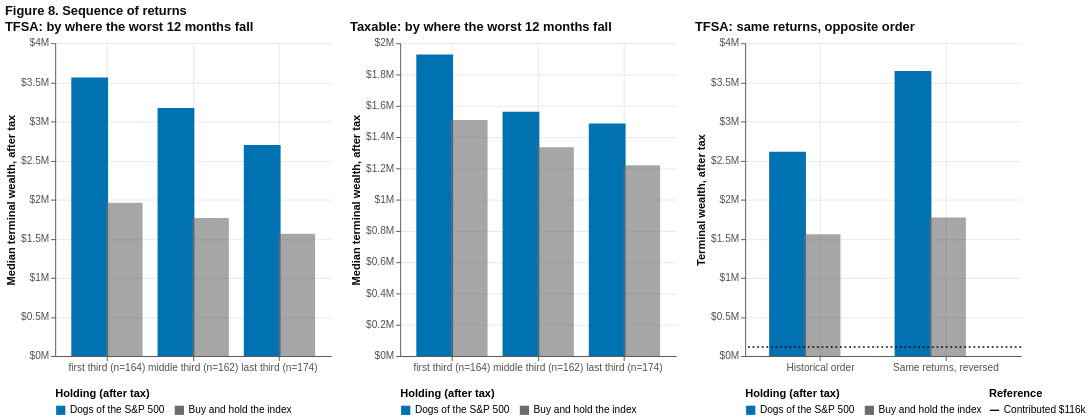

Notebook code cell kept with this figure:
### Markdown cell above
**Figure 8.** Median terminal wealth after tax by where the path's worst 12 months fall (first, middle or last third of the plan), and the historical path in order against the same returns reversed, with the net money put in. **Tooltip:** on a bar, the holding, the group, the exact dollars, the number of paths in the group and the share of the dogs' paths below the goal; on the reversal bars, the holding, the order and the dollars. Hover over any mark for its exact values; drag to pan and scroll to zoom (JupyterLab or VS Code; elsewhere the picture is static).

### Code cell
show(panels([pch.sequence_chart(mcs["tfsa"], strategy_label=DOGS_LABEL, index_label=INDEX_LABEL, width=300, title="TFSA: by where the worst 12 months fall"),
             pch.sequence_chart(mcs["taxable"], strategy_label=DOGS_LABEL, index_label=INDEX_LABEL, width=300, title="Taxable: by where the worst 12 months fall"),
             pch.reversal_chart(mcs["tfsa"], strategy_label=DOGS_LABEL, index_label=INDEX_LABEL, width=300, title="TFSA: same returns, opposite order")],
            "Figure 8. Sequence of returns"))

### Figure 1 — Vega-Lite specification as saved in the notebook (floating-point values rounded to 4 significant figures)
{"$schema": "https://vega.github.io/schema/vega-lite/v5.20.1.json", "config": {"axis": {"domainColor": "#52514e", "grid": true, "gridColor": "#E6E6E6", "labelColor": "#52514e", "labelFontSize": 11, "tickColor": "#52514e", "titleColor": "#0b0b0b", "titleFontSize": 12}, "legend": {"labelFontSize": 11, "titleFontSize": 12}, "title": {"anchor": "start", "color": "#0b0b0b", "fontSize": 14, "subtitleColor": "#52514e"}, "view": {"continuousHeight": 300, "continuousWidth": 300, "stroke": null}}, "datasets": {"data-1f3c7858a2e4cf57634563555e6ee1da": [{"holding": "Dogs of the S&P 500", "n": 164, "short": 0.372, "short_txt": "37%", "third": "first third (n=164)", "wealth": 1928000.0}, {"holding": "Buy and hold the index", "n": 164, "short": null, "short_txt": "-", "third": "first third (n=164)", "wealth": 1508000.0}, {"holding": "Dogs of the S&P 500", "n": 162, "short": 0.4877, "short_txt": "49%", "third": "middle third (n=162)", "wealth": 1561000.0}, {"holding": "Buy and hold the index", "n": 162, "short": null, "short_txt": "-", "third": "middle third (n=162)", "wealth": 1335000.0}, {"holding": "Dogs of the S&P 500", "n": 174, "short": 0.5057, "short_txt": "51%", "third": "last third (n=174)", "wealth": 1487000.0}, {"holding": "Buy and hold the index", "n": 174, "short": null, "short_txt": "-", "third": "last third (n=174)", "wealth": 1220000.0}], "data-2c4da66964d055dd02bf51bd4671894f": [{"series": "Contributed $116k", "y": 115900.0}], "data-c2b49dff49b362743ddaf40b6ba20fa8": [{"holding": "Dogs of the S&P 500", "order": "Historical order", "wealth": 2612000.0}, {"holding": "Buy and hold the index", "order": "Historical order", "wealth": 1558000.0}, {"holding": "Dogs of the S&P 500", "order": "Same returns, reversed", "wealth": 3644000.0}, {"holding": "Buy and hold the index", "order": "Same returns, reversed", "wealth": 1772000.0}], "data-d718c0a84f35866576345cf891dcd3c9": [{"holding": "Dogs of the S&P 500", "n": 164, "short": 0.1524, "short_txt": "15%", "third": "first third (n=164)", "wealth": 3561000.0}, {"holding": "Buy and hold the index", "n": 164, "short": null, "short_txt": "-", "third": "first third (n=164)", "wealth": 1960000.0}, {"holding": "Dogs of the S&P 500", "n": 162, "short": 0.284, "short_txt": "28%", "third": "middle third (n=162)", "wealth": 3171000.0}, {"holding": "Buy and hold the index", "n": 162, "short": null, "short_txt": "-", "third": "middle third (n=162)", "wealth": 1766000.0}, {"holding": "Dogs of the S&P 500", "n": 174, "short": 0.2931, "short_txt": "29%", "third": "last third (n=174)", "wealth": 2699000.0}, {"holding": "Buy and hold the index", "n": 174, "short": null, "short_txt": "-", "third": "last third (n=174)", "wealth": 1564000.0}]}, "hconcat": [{"data": {"name": "data-d718c0a84f35866576345cf891dcd3c9"}, "height": 340, "layer": [{"encoding": {"color": {"field": "holding", "legend": {"orient": "bottom", "title": "Holding (after tax)"}, "scale": {"domain": ["Dogs of the S&P 500", "Buy and hold the index"], "range": ["#0072B2", "#6B6B6B"]}, "sort": ["Dogs of the S&P 500", "Buy and hold the index"], "type": "nominal"}, "opacity": {"field": "holding", "legend": null, "scale": {"domain": ["Dogs of the S&P 500", "Buy and hold the index"], "range": [1, 0.6]}, "type": "nominal"}, "tooltip": [{"field": "holding", "title": "Holding", "type": "nominal"}, {"field": "third", "title": "Worst 12 months fall in the", "type": "nominal"}, {"field": "wealth", "format": "$,.0f", "title": "Median terminal wealth, after tax", "type": "quantitative"}, {"field": "n", "title": "Paths in the group", "type": "quantitative"}, {"field": "short_txt", "title": "Strategy paths below the goal", "type": "nominal"}], "x": {"axis": {"labelAngle": 0, "labelLimit": 200}, "field": "third", "sort": ["first third (n=164)", "middle third (n=162)", "last third (n=174)"], "title": null, "type": "nominal"}, "xOffset": {"field": "holding", "sort": ["Dogs of the S&P 500", "Buy and hold the index"], "type": "nominal"}, "y": {"axis": {"format": "$~s"}, "field": "wealth", "title": "Median terminal wealth, after tax", "type": "quantitative"}}, "mark": {"size": 40, "type": "bar"}}], "resolve": {"scale": {"color": "independent"}}, "title": "TFSA: by where the worst 12 months fall", "width": 300}, {"data": {"name": "data-1f3c7858a2e4cf57634563555e6ee1da"}, "height": 340, "layer": [{"encoding": {"color": {"field": "holding", "legend": {"orient": "bottom", "title": "Holding (after tax)"}, "scale": {"domain": ["Dogs of the S&P 500", "Buy and hold the index"], "range": ["#0072B2", "#6B6B6B"]}, "sort": ["Dogs of the S&P 500", "Buy and hold the index"], "type": "nominal"}, "opacity": {"field": "holding", "legend": null, "scale": {"domain": ["Dogs of the S&P 500", "Buy and hold the index"], "range": [1, 0.6]}, "type": "nominal"}, "tooltip": [{"field": "holding", "title": "Holding", "type": "nominal"}, {"field": "third", "title": "Worst 12 months fall in the", "type": "nominal"}, {"field": "wealth", "format": "$,.0f", "title": "Median terminal wealth, after tax", "type": "quantitative"}, {"field": "n", "title": "Paths in the group", "type": "quantitative"}, {"field": "short_txt", "title": "Strategy paths below the goal", "type": "nominal"}], "x": {"axis": {"labelAngle": 0, "labelLimit": 200}, "field": "third", "sort": ["first third (n=164)", "middle third (n=162)", "last third (n=174)"], "title": null, "type": "nominal"}, "xOffset": {"field": "holding", "sort": ["Dogs of the S&P 500", "Buy and hold the index"], "type": "nominal"}, "y": {"axis": {"format": "$~s"}, "field": "wealth", "title": "Median terminal wealth, after tax", "type": "quantitative"}}, "mark": {"size": 40, "type": "bar"}}], "resolve": {"scale": {"color": "independent"}}, "title": "Taxable: by where the worst 12 months fall", "width": 300}, {"height": 340, "layer": [{"data": {"name": "data-c2b49dff49b362743ddaf40b6ba20fa8"}, "encoding": {"color": {"field": "holding", "legend": {"orient": "bottom", "title": "Holding (after tax)"}, "scale": {"domain": ["Dogs of the S&P 500", "Buy and hold the index"], "range": ["#0072B2", "#6B6B6B"]}, "sort": ["Dogs of the S&P 500", "Buy and hold the index"], "type": "nominal"}, "opacity": {"field": "holding", "legend": null, "scale": {"domain": ["Dogs of the S&P 500", "Buy and hold the index"], "range": [1, 0.6]}, "type": "nominal"}, "tooltip": [{"field": "holding", "title": "Holding", "type": "nominal"}, {"field": "order", "title": "Order of the returns", "type": "nominal"}, {"field": "wealth", "format": "$,.0f", "title": "Terminal wealth, after tax", "type": "quantitative"}], "x": {"axis": {"labelAngle": 0, "labelLimit": 200}, "field": "order", "sort": ["Historical order", "Same returns, reversed"], "title": null, "type": "nominal"}, "xOffset": {"field": "holding", "sort": ["Dogs of the S&P 500", "Buy and hold the index"], "type": "nominal"}, "y": {"axis": {"format": "$~s"}, "field": "wealth", "title": "Terminal wealth, after tax", "type": "quantitative"}}, "mark": {"size": 40, "type": "bar"}}, {"data": {"name": "data-2c4da66964d055dd02bf51bd4671894f"}, "encoding": {"color": {"field": "series", "legend": {"orient": "bottom", "title": "Reference"}, "scale": {"domain": ["Contributed $116k"], "range": ["#0b0b0b"]}, "type": "nominal"}, "strokeDash": {"field": "series", "legend": null, "scale": {"domain": ["Contributed $116k"], "range": [[2, 3]]}, "type": "nominal"}, "strokeWidth": {"value": 1.8}, "tooltip": [{"field": "series", "title": "Marker", "type": "nominal"}, {"field": "y", "format": "$,.0f", "title": "Dollars", "type": "quantitative"}], "y": {"field": "y", "type": "quantitative"}}, "mark": {"type": "rule"}}], "resolve": {"scale": {"color": "independent"}}, "title": "TFSA: same returns, opposite order", "width": 300}], "resolve": {"scale": {"color": "independent", "strokeDash": "independent"}}, "title": "Figure 8. Sequence of returns"}
